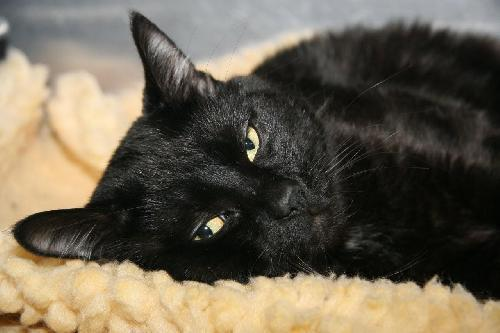
#> input picture Project/PetImages/Cat/10027.jpg, 500 x 333 px, found by its file name; its folder holds only this picture in this run
$ jupyter execute --allow-errors Source.ipynb
#> lines starting #> are read from the running program, lines starting #| are printed output that depends on the picture
## 📘 Cats vs Dogs Image Classification using HOG + PCA + KNN

Course: CSC 304 – Machine Learning

University: SRM University AP

Team Members:

1. Datha Sai

2. Reshmi

3. Hemanth

## 1. Abstract

This project implements a machine learning model to classify images of cats and dogs using traditional ML techniques instead of deep learning. We use Histogram of Oriented Gradients (HOG) for feature extraction, Principal Component Analysis (PCA) for dimensionality reduction, and K-Nearest Neighbors (KNN) for classification. The goal is to build an explainable, syllabus-aligned image classifier and evaluate its performance using real-world data.

## 2. Introduction

Image classification is a fundamental problem in machine learning and computer vision. While deep learning approaches are widely used today, traditional ML methods can still perform well when combined with strong feature extraction.

This project builds a binary classifier that distinguishes between cats and dogs using a pipeline consisting of:

- HOG for extracting shape and edge-based features,

- PCA for compressing high-dimensional feature vectors, and

- KNN for classification.

The project demonstrates the practical application of classical ML algorithms taught in CSC 304.

[cell 1]
# Modules

import numpy as np
import matplotlib.pyplot as plt
import cv2
import os

from skimage.feature import hog
from sklearn.model_selection import train_test_split
from sklearn.neighbors import KNeighborsClassifier
from sklearn.decomposition import PCA
from sklearn.metrics import accuracy_score, confusion_matrix, classification_report

[cell 2]
# Paths

cat_path = "PetImages/Cat"
dog_path = "PetImages/Dog"

## 3. Dataset Description

We use a Cats vs Dogs dataset (Kaggle/Microsoft), which is outside the scikit-learn library.

Dataset Details

- Two classes: Cat (0) and Dog (1)

- Images of varying shapes and sizes

- Converted all images to:

  - 128×128 resolution

  - Grayscale

Train/Test Split

- 80% Training

- 20% Testing

Preprocessing Applied

1. Load images

2. Resize to 128×128

3. Convert to grayscale

4. Extract HOG descriptors

5. Store features in X, labels in y

[cell 3]
# Cleaning Data

def load_images_from_folder(folder, label):
#> called with folder = 'PetImages/Cat', label = 0
    images = []
    labels = []

    for filename in os.listdir(folder):
        img_path = os.path.join(folder, filename)
        try:
            img = cv2.imread(img_path)
#> img is the input picture: shape (333, 500, 3); mean B, G, R 81.5, 97.5, 106.2

            if img is None:
                continue

            img = cv2.resize(img, (128, 128))
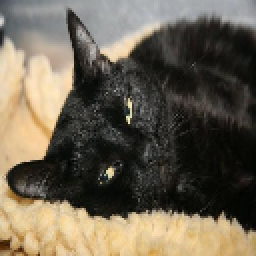
#> img: shape (128, 128, 3) (shown 2 times larger); mean B, G, R 81.4, 97.4, 106.1
            images.append(img)
            labels.append(label)

        except:
            pass

    return images, labels


cat_images, cat_labels = load_images_from_folder(cat_path, 0)  # 0 = Cat
#> cat_images = 1 item; cat_labels = [0]
#> (the rest of this cell did not finish here and is left out)


print("Cats loaded:", len(cat_images))
print("Dogs loaded:", len(dog_images))

## 4. Methodology
Workflow

1. Load dataset

2. Preprocess and normalize images

3. Extract HOG features

4. Reduce dimensions using PCA

5. Train KNN classifier

6. Evaluate model on test data

#> (a cell that did not finish here is left out)

## 5. HOG – Histogram of Oriented Gradients

HOG is a feature descriptor that captures the edge directions and gradients in images. Animals, especially cats and dogs, can be differentiated by their shapes, which makes HOG effective.

Why HOG?

- Captures structural information

- Robust to lighting changes

- Works well for object detection

- Provides compact numeric features

How HOG Works

1. Compute gradients in X and Y directions

2. Divide the image into small cells

3. Build orientation histograms

4. Normalize across blocks

5. Flatten into a feature vector

HOG converts images into meaningful numerical features that KNN can process.

[cell 5]
# HOG Feature Extraction


X = []
y = []

#> (the rest of this cell did not finish here and is left out)

[cell 6]
# splitting data for train and test

X = np.array(X)
y = np.array(y)

#> (the rest of this cell did not finish here and is left out)

## 6. PCA – Principal Component Analysis

HOG features are very high-dimensional (sometimes thousands of features per image). To make computation efficient, we apply PCA.

Why PCA?

- Reduces dimensionality

- Removes noise

- Speeds up classification

- Prevents overfitting

Approach

- PCA fitted on training data

- Retained 95% variance

- Transformed both train and test feature matrices

This reduces the feature size while retaining important information.

[cell 7]
# Applying PCA (principle application analysis) for dimensionality reduction

pca = PCA(n_components = 0.95)   # keep 95% variance
#> (the rest of this cell did not finish here and is left out)

## 7. KNN – K-Nearest Neighbors

KNN is a simple, instance-based classifier that predicts a label based on the majority class among its nearest neighbors.

Why KNN?

- Easy to implement and understand

- No complex training required

- Works well with PCA-compressed feature vectors

- Perfect for traditional ML projects

Configuration Used

- k = 5

- Distance metric: Euclidean

- Weighted voting: uniform

[cell 8]
# Applying KNN

best_acc = 0
best_k = 0

#> (the rest of this cell did not finish here and is left out)

## 8. Experimental Results

We evaluate the model using:

- Accuracy Score

- Classification Report

- Confusion Matrix

Observations

- PCA significantly improves both speed and accuracy.

- KNN works effectively on PCA-compressed HOG data.

- The model distinguishes between cats and dogs with reasonably high accuracy.

#> (a cell that did not finish here is left out)

## 9. Discussion

- HOG successfully captures the shape differences between animals.

- PCA compresses data from thousands of features to manageable dimensions.

- KNN provides good performance without complex training.

- The combination of HOG + PCA + KNN is efficient and interpretable.

## 10. Conclusion

This project demonstrates a complete machine learning pipeline for image classification. By combining HOG, PCA, and KNN, we successfully built an explainable Cats vs Dogs classifier aligned with the Machine Learning curriculum.

Key takeaways:

- Feature extraction is critical in classical ML

- Dimensionality reduction improves performance

- Simple algorithms like KNN can be strong baselines

## 11. References

- Dalal, N., & Triggs, B. (2005). Histograms of Oriented Gradients for Human Detection.

- Scikit-image Documentation

- Scikit-learn Documentation

- Kaggle Cats vs Dogs Dataset

[cell 10]


img = cv2.imread("dog1.jpg")
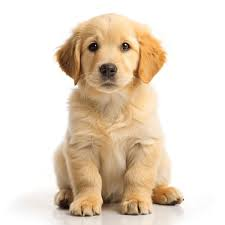
#> input picture Project/dog1.jpg, 225 x 225 px, found by its file name
#> img is the input picture: shape (225, 225, 3); mean B, G, R 200.5, 217.1, 231.1

img = cv2.resize(img, (128, 128))
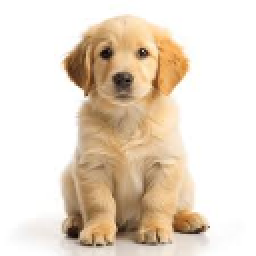
#> img: shape (128, 128, 3) (shown 2 times larger); mean B, G, R 200.5, 217, 231.1

feature = hog(
    img,
    orientations=12,
    pixels_per_cell=(16, 16),
    cells_per_block=(2, 2),
    block_norm="L2-Hys",
    visualize=False,
    channel_axis=2
)
#> feature = 2352 values, max 1 at index 1044, min 0 at index 0, mean 0.0983

hist = cv2.calcHist(
    [img],            # must be BGR
    [0, 1, 2],        # channels B,G,R
    None,             # mask
    [8, 8, 8],        # bins
    [0, 256, 0, 256, 0, 256]
)
hist = cv2.normalize(hist, hist).flatten()
#> hist = 512 values, max 0.985 at index 511, min 0 at index 2, mean 0.00331
features = np.hstack([feature, hist])
#> features = 2864 values, max 1 at index 1044, min 0 at index 0, mean 0.0814

#> (the rest of this cell did not finish here and is left out)
